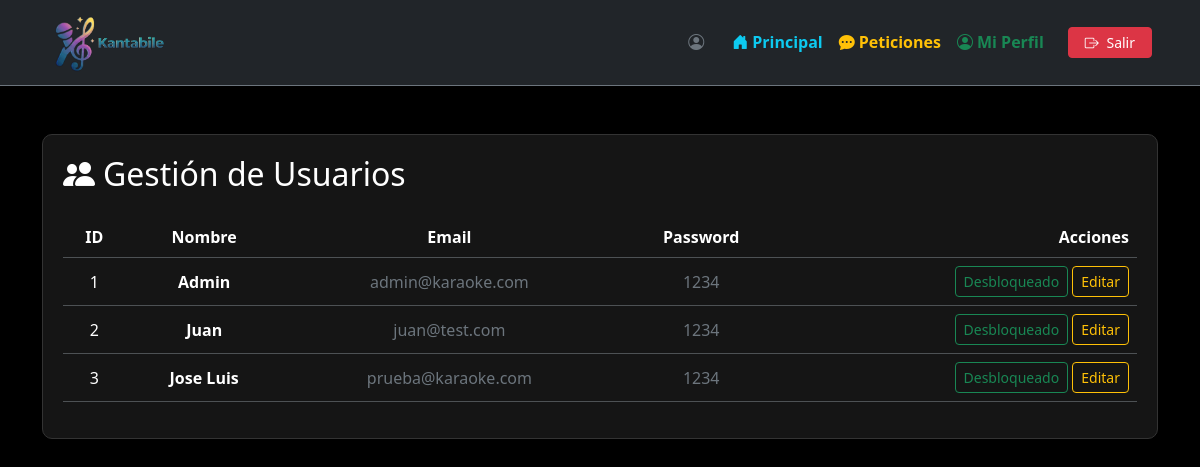
The app's page /administrador/perfil_admin.php, older data.
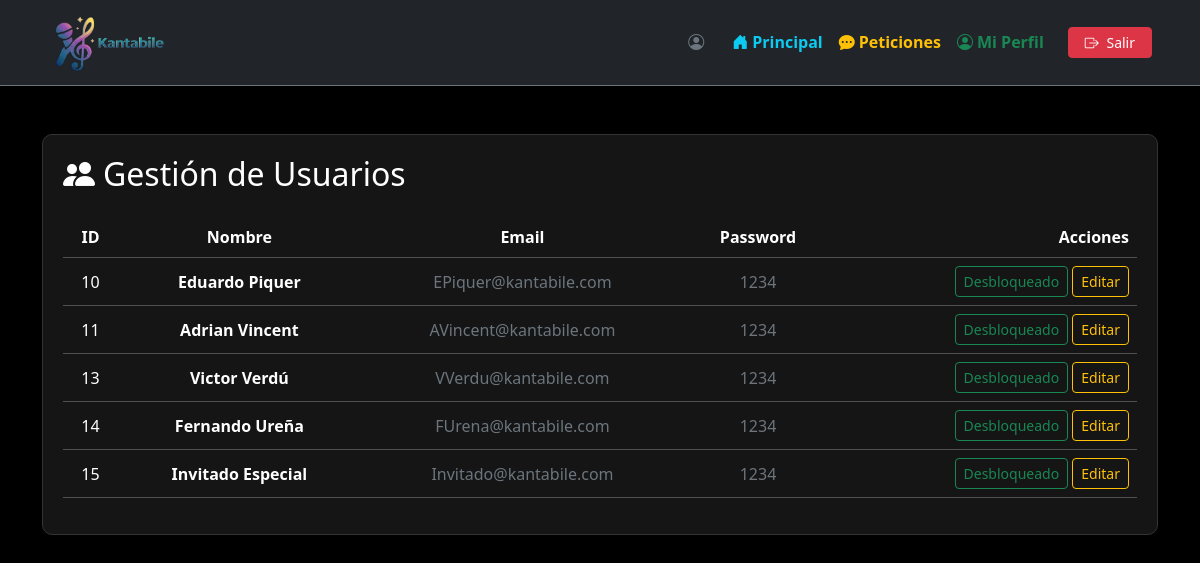
The same page, newer data.
### tables this page shows
CREATE TABLE `usuarios` (
  `id` int(11) NOT NULL,
  `nombre` varchar(100) NOT NULL,
  `email` varchar(100) NOT NULL,
  `passwd` varchar(255) NOT NULL,
  `rol` int(11) NOT NULL DEFAULT 1 COMMENT '1-Usuario\r\n2-Administrador',
  `estado` tinyint(1) NOT NULL COMMENT '0 - activo\r\n1 - bloqueado',
  `registrado` timestamp NOT NULL DEFAULT current_timestamp() ON UPDATE current_timestamp()
);

### administrador/perfil_admin.php (the view, shortened to what this page needs)
<?php
include("../includes/conexion.php");
?>
<!DOCTYPE html>
<html lang="es">
<head>
    <link href="https://cdn.jsdelivr.net/npm/bootstrap@5.3.2/dist/css/bootstrap.min.css" rel="stylesheet">
    <link rel="stylesheet" href="https://cdn.jsdelivr.net/npm/bootstrap-icons@1.11.1/font/bootstrap-icons.css">
</head>
<body>
    <?php include("../includes/navbar.php"); ?>
    <div class="container mt-5">
    <div class="card-dark">
            <h2 class="mb-4"><i class="bi bi-people-fill me-2"></i>Gestión de Usuarios</h2>
            <table class="table table-dark table-hover align-middle text-center">
                <thead>
                    <tr>
                        <th>ID</th>
                        <th>Nombre</th>
                        <th>Email</th>
                        <th class="d-none d-sm-table-cell">Password</th>
                        <th class="text-end">Acciones</th>
                    </tr>
                </thead>
                <tbody>
                        <?php
                        $resultado = mysqli_query($conn, "SELECT * FROM usuarios");
                    while ($row = mysqli_fetch_assoc($resultado)) {
                        $id =  $row['id'];
                        $bloqueado = $row['estado'] == 1;
                        $btn_color = $bloqueado ? 'btn-outline-danger' : 'btn-outline-success';
                        $btn_texto = $bloqueado ? 'Bloqueado' : 'Desbloqueado';
                    ?>
                        <tr>
                            <td><?php echo $row['id']; ?></td>
                            <td><strong><?php echo $row['nombre']; ?></strong></td>
                            <td class="text-secondary"><?php echo $row['email']; ?></td>
                            <td class="text-secondary d-none d-sm-table-cell"><?php echo $row['passwd']; ?></td>
                            <td class="text-end">
                             <form action="" method="POST" class="d-inline">
                                    <?php if ($bloqueado) { ?>
                                        <input type="hidden" name="nuevo_estado" value="0">
                                        <button type="submit" name="accion_estado" class="btn btn-sm <?php echo $btn_color ?>">
                                            <?php echo $btn_texto ?>
                                        </button>
                                    <?php } else { ?>
                                        <button type="submit" name="accion_estado" class="btn btn-sm <?php echo $btn_color ?>">
                                            <?php echo $btn_texto ?>
                                        </button>
                                    <?php } ?>
                                </form>
                                <button class="btn btn-outline-warning btn-sm" data-bs-toggle="collapse" data-bs-target="#fila_<?php echo $id;?>">Editar</button>
                            </td>
                        </tr>
                    <?php }; ?>
                </tbody>
            </table>
        </div>
    </div>
</body>
</html>

### includes/navbar.php (shortened to what this page needs)
<nav class="navbar navbar-expand-lg navbar-dark bg-dark sticky-top border-bottom border-secondary">
    <div class="container-fluid px-4 mx-lg-4">
        <a class="navbar-brand fw-bold text-warning" href="canciones_admin.php">
            <img src="../img/logokantabilenavbar.png" alt="Kantabile Logo" style="width: 120px;">
        </a>
        <div class="collapse navbar-collapse" id="navbarUsuario">
            <ul class="navbar-nav ms-auto align-items-center">
                <li class="nav-item">
                    <span class="nav-link text-secondary me-2">
                        <i class="bi bi-person-circle me-1"></i> <?= htmlspecialchars($_SESSION["nombre"]) ?>
                    </span>
                </li>
                <li class="nav-item">
                    <?php
                    if (isset($_SESSION['rol']) && $_SESSION['rol'] == 2) {
                    ?>
                <li class="nav-item"><a class="nav-link fw-bold text-success" href="../usuario/canciones.php"><i class="bi bi-music-note-list me-1"></i>Vista Reproductor</a></li>
                <li class="nav-item"><a class="nav-link fw-bold text-warning" href="../administrador/perfil_admin.php"><i class="bi bi-people-fill me-1"></i>Usuarios</a></li>
                <li class="nav-item"><a class="nav-link fw-bold text-danger" href="../administrador/peticiones_admin.php"><i class="bi bi-envelope-fill me-1"></i>Peticiones</a></li>
                <li class="nav-item"><a class="nav-link fw-bold text-info" href="../administrador/canciones_admin.php"><i class="bi bi-gear-fill me-1"></i>Gestión</a></li>
            <?php
                    } else {
            ?>
                <li class="nav-item"><a class="nav-link fw-bold text-info" href="../usuario/canciones.php"><i class="bi bi-house-door-fill me-1"></i>Principal</a></li>
                <li class="nav-item"><a class="nav-link fw-bold text-warning" href="../usuario/peticiones.php"><i class="bi bi-chat-dots-fill me-1"></i>Peticiones</a></li>
                <li class="nav-item"><a class="nav-link fw-bold text-success" href="../usuario/perfil.php"><i class="bi bi-person-circle me-1"></i>Mi Perfil</a></li>
            <?php
                    }
            ?>
            <li class="nav-item">
                <a class="btn btn-danger btn-sm px-3 ms-3" href="../logout.php">
                    <i class="bi bi-box-arrow-right me-1"></i> Salir
                </a>
            </li>
            </ul>
        </div>
    </div>
</nav>

### administrador/perfil_admin.php (style rules this page uses)
body { background-color: #000; color: white; }
.card-dark { background-color: #151515; border: 1px solid #333; padding: 20px; border-radius: 10px; }
.table-dark { --bs-table-bg: #151515; }

Row changes from the older to the newer data that the page shows:
removed usuarios: id "1", nombre "Admin", email "admin@karaoke.com", passwd "1234", estado "Desbloqueado"
removed usuarios: id "2", nombre "Juan", email "juan@test.com", passwd "1234", estado "Desbloqueado"
removed usuarios: id "3", nombre "Jose Luis", email "prueba@karaoke.com", passwd "1234", estado "Desbloqueado"
added usuarios: id "10", nombre "Eduardo Piquer", email "EPiquer@kantabile.com", passwd "1234", estado "Desbloqueado"
added usuarios: id "11", nombre "Adrian Vincent", email "AVincent@kantabile.com", passwd "1234", estado "Desbloqueado"
added usuarios: id "13", nombre "Victor Verdú", email "VVerdu@kantabile.com", passwd "1234", estado "Desbloqueado"
added usuarios: id "14", nombre "Fernando Ureña", email "FUrena@kantabile.com", passwd "1234", estado "Desbloqueado"
added usuarios: id "15", nombre "Invitado Especial", email "Invitado@kantabile.com", passwd "1234", estado "Desbloqueado"
